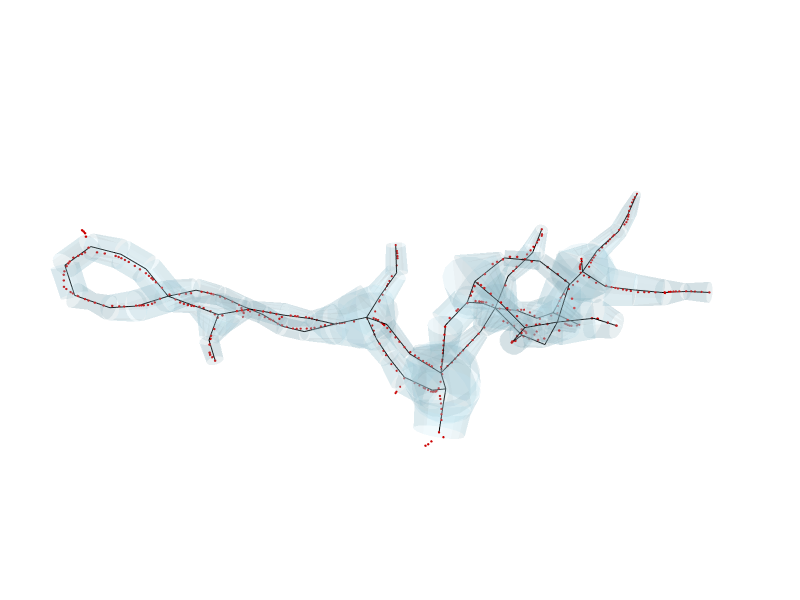

Source (notebook cell):
### Markdown cell above
## Morphology versus skeleton

Overlay the normalized morphology (translucent) with the original skeleton points.

### Code cell
skel_pointset = skeleton.to_point_set()

vs_fig: "go.Figure" = visualize_cable_3d(
    swc_model,
    opacity=0.2,
    title="",
    width=800,
    height=600,
    show_axes=False,
    orientation="horizontal",
    camera=camera,
    point_set=skel_pointset,
    point_color="red",
    point_size=model_length * 0.0015,
)
vs_filename = (
    f"{fig_out_dir}/TS{spine_idx}_mel{mel_tag}_"
    f"morph_vs_skel.pdf"
)
vs_fig.write_image(
    vs_filename,
    format="pdf",
    engine="kaleido",
    width=600,
    height=450,
    scale=pdf_scale,
)
vs_fig.show()

### Figure 1 — Plotly figure (JSON) as saved in the notebook; plotly's stock layout.template omitted (floating-point values rounded to 4 significant figures; data arrays with more than 128 entries replaced by an {"elided": "..."} marker saying what was removed)
{"data": [{"color": "lightblue", "flatshading": true, "i": {"elided": "2624 int values"}, "j": {"elided": "2624 int values"}, "k": {"elided": "2624 int values"}, "name": "frusta", "opacity": 0.2, "type": "mesh3d", "x": {"elided": "2624 float values"}, "y": {"elided": "2624 float values"}, "z": {"elided": "2624 float values"}}, {"line": {"color": "black", "width": 2}, "mode": "lines", "name": "centroid", "type": "scatter3d", "x": {"elided": "246 float values"}, "y": {"elided": "246 float values"}, "z": {"elided": "246 float values"}}, {"color": "red", "flatshading": true, "i": {"elided": "45120 int values"}, "j": {"elided": "45120 int values"}, "k": {"elided": "45120 int values"}, "name": "points", "opacity": 1, "type": "mesh3d", "x": {"elided": "23312 float values"}, "y": {"elided": "23312 float values"}, "z": {"elided": "23312 float values"}}], "layout": {"height": 600, "margin": {"b": 0, "l": 0, "r": 0, "t": 40}, "scene": {"aspectmode": "data", "camera": {"eye": {"x": 0.5206, "y": -0.228, "z": 1.636}, "up": {"x": -0.1623, "y": -0.9831, "z": -0.08536}}, "xaxis": {"visible": false}, "yaxis": {"visible": false}, "zaxis": {"visible": false}}, "showlegend": false, "title": {"text": ""}, "width": 800}}
